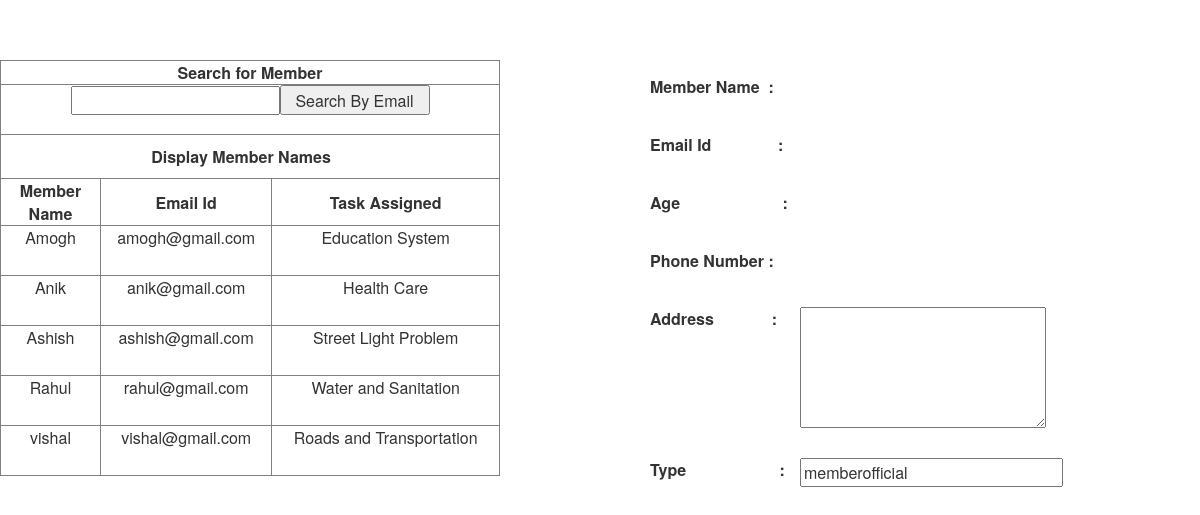
/viewmember.php, run on an earlier commit of the app's database.
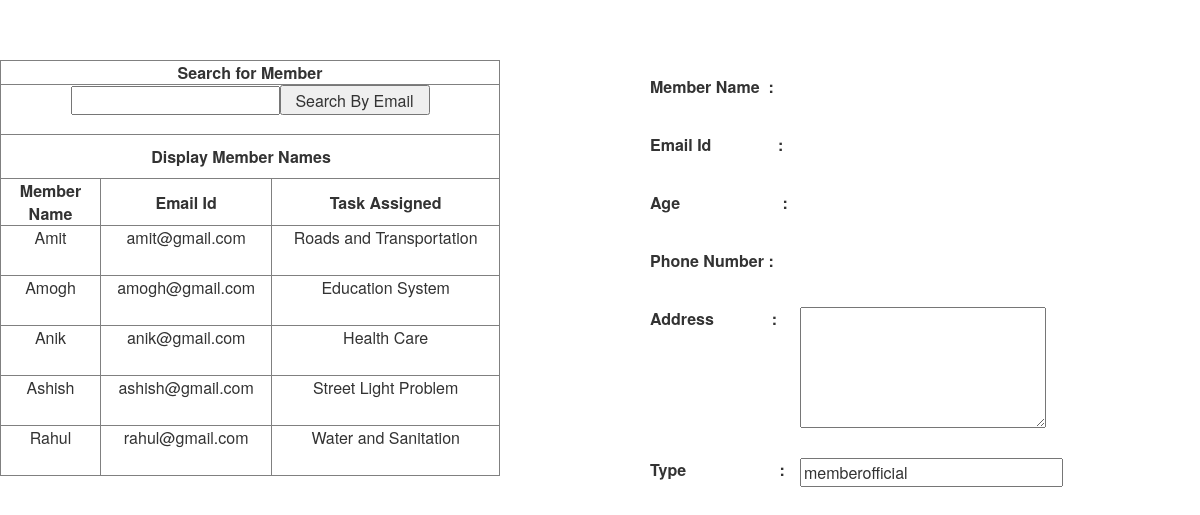
And on a later commit of the database.
### tables this page shows
CREATE TABLE IF NOT EXISTS `member` (
  `fullname` varchar(100) DEFAULT NULL,
  `address` varchar(100) DEFAULT NULL,
  `ph_no` bigint(10) DEFAULT NULL,
  `emailid` varchar(100) NOT NULL,
  `age` varchar(4) DEFAULT NULL,
  `task` varchar(100) DEFAULT NULL,
  PRIMARY KEY (`emailid`),
  UNIQUE KEY `task` (`task`)
);

### viewmember.php (the view, shortened to what this page needs)
<html>
<head>
<link rel="stylesheet" href="bootstrap/css/bootstrap.css">
</head>
<body>
<div id="menu" style="width:100%; height:auto; float:right; text-align:right; border:0px solid red;">
<br/><br/><br/>
</div>
<form method="post">
	<table width="1000" height="100%">
	<tr><td align="center">
	<table style="width:500px" align="top" border="1" align="center">
<tr><th colspan="3" style="text-align:center"> Search for Member </th></tr>
<tr><td colspan='3' align='center'><input name="emailid" id="membership" size="20" type="text"><input type="submit" name="search" value="Search By Email" style="width:150px; height:30px;"></td></tr>
<tr><th colspan="3" style="text-align:center"> <div style="width:400; height:auto; float:center; margin:10px 40px; margin-right:20px;">Display Member Names </th></tr>
<tr><th style="text-align:center"> Member Name </th><th style="text-align:center">Email Id</th><th style="text-align:center">Task Assigned</th></tr>
<?php
		$queryret = "select fullname,emailid,task from member";
		$query = mysql_query($queryret);
		while($row =mysql_fetch_array($query))
		{
			$fullnames = $row['fullname'];
			$emailide = $row['emailid'];
			$tasks = $row['task'];
?>
	<tr><td style="width:100px; height:40px">
	<center><?php echo "$fullnames"; ?></center></td>
	<td><center><?php echo "$emailide"; ?></center></td>
	<td><center><?php echo "$tasks"; }?></center></td>
	</tr>
	</table>
	</td>
	<td>
<div class="form-group" style="width:100%; height:auto; float:left; margin:15px 150px; margin-right:20px;">
<div><label style="width:150px; float:left;" class="bodytext">Member Name &nbsp;: </label></div><div><?php echo $fullname;?></div>
</div>
<div class="form-group" style="width:100%; height:auto; float:left; margin:15px 150px; margin-right:20px;">
<div><label style="width:150px; float:left;" class="bodytext">Email Id &nbsp;&nbsp;&nbsp;&nbsp;&nbsp;&nbsp;&nbsp;&nbsp;&nbsp;&nbsp;&nbsp;&nbsp;&nbsp;&nbsp;: </label></div><div><?php echo $emailids;?></div>
</div>
<div class="form-group" style="width:100%; height:auto; float:left; margin:15px 150px; margin-right:20px;">
<div><label style="width:150px; float:left;" class="bodytext">Age &nbsp;&nbsp;&nbsp;&nbsp;&nbsp;&nbsp;&nbsp;&nbsp;&nbsp;&nbsp;&nbsp;&nbsp;&nbsp;&nbsp;&nbsp;&nbsp;&nbsp;&nbsp;&nbsp;&nbsp;&nbsp;&nbsp;: </label></div><div><?php echo $age;?></div>
</div>
<div class="form-group" style="width:100%; height:auto; float:left; margin:15px 150px; margin-right:20px;">
<div><label style="width:150px; float:left;" class="bodytext">Phone Number : </label></div><div><?php echo $ph_no;?></div>
</div>
<div class="form-group" style="width:100%; height:auto; float:left; margin:15px 150px; margin-right:20px;">
<div><label style="width:150px; float:left;" class="bodytext">Address &nbsp;&nbsp;&nbsp;&nbsp;&nbsp;&nbsp;&nbsp;&nbsp;&nbsp;&nbsp;&nbsp; : </label></div><div><textarea rows="5" cols="25" maxlength="1000" name="address" readonly="readonly"><?php echo $address;?></textarea></div>
</div>
<div class="form-group" style="width:100%; height:auto; float:left; margin:15px 150px; margin-right:20px;">
<div><label style="width:150px; float:left;" class="bodytext">Type &nbsp;&nbsp;&nbsp;&nbsp;&nbsp;&nbsp;&nbsp;&nbsp;&nbsp;&nbsp;&nbsp;&nbsp;&nbsp;&nbsp;&nbsp;&nbsp;&nbsp;&nbsp;&nbsp;&nbsp;: </label></div><div><input name="type" id="membership" size="26" type="text" value="memberofficial" readonly="readonly" required></div>
</div>
</form>
</body></html>

### viewmember.php (style rules this page uses)
td { height:50px;vertical-align:top; }
table { border-collapse:collapse; }

What changed in the data, as far as the page shows it:
removed member: fullname "vishal", emailid "vishal@gmail.com", task "Roads and Transportation"
added member: fullname "Amit", emailid "amit@gmail.com", task "Roads and Transportation"
